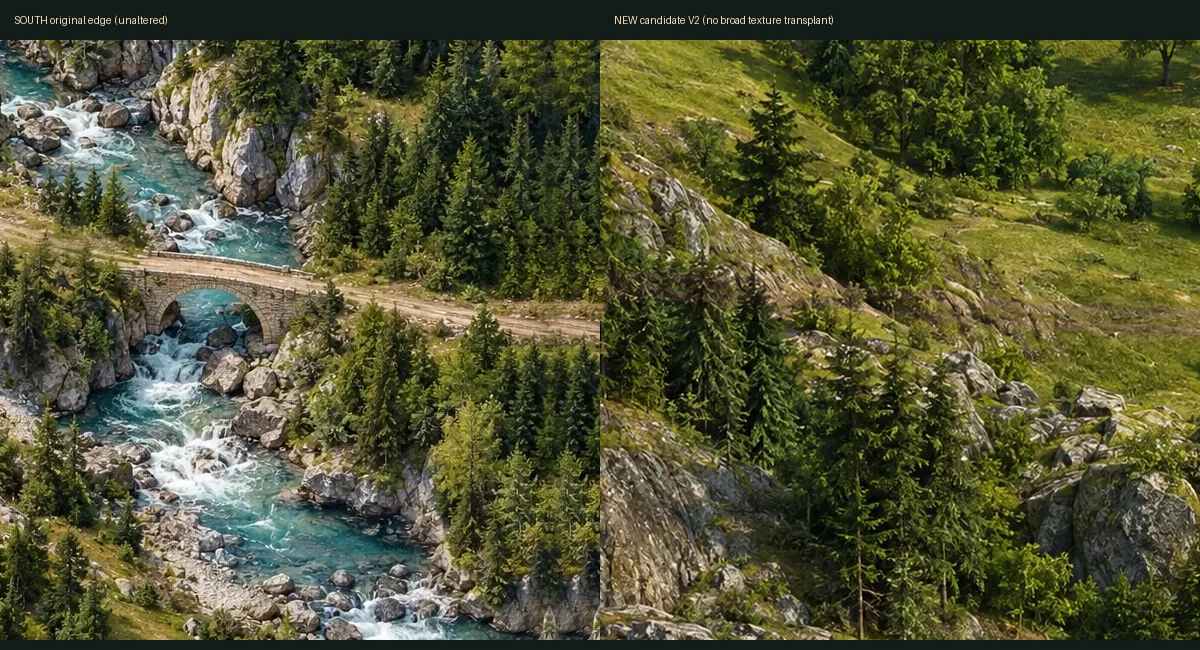
#> input picture terrain-grid/v267-southeast-road-02/southeast-02-seam-review.webp, 1200 x 650 px
$ python v267_export_visual_review.py
#> lines starting #> are read from the running program, lines starting #| are printed output that depends on the picture
#!/usr/bin/env python3
"""Export small base64-encoded visual QA images for human review via GitHub text API.
No original or gameplay source files are changed. This is NOT automated approval.
"""
from pathlib import Path
from PIL import Image
import base64
ROOT=Path(__file__).resolve().parents[1]
OUT=ROOT/"terrain-grid/v267-southeast-road-02"
inputs=[
    ("southeast-02-seam-review.webp","southeast-02-seam-review-small.webp",900,540),
    ("native-webkit-390x844-southeast-road-v2-candidate.png","southeast-02-native-iphone-small.webp",390,844),
    ("southeast-02-local-ruts.webp","southeast-02-art-small.webp",1000,667)
]
for source,name,w,h in inputs:
    with Image.open(OUT/source) as im:
#> im is the input picture: PIL image 1200x650 RGB; mean R, G, B 82.3, 83.9, 52.8
        image=im.convert("RGB").resize((w,h),Image.Resampling.LANCZOS)
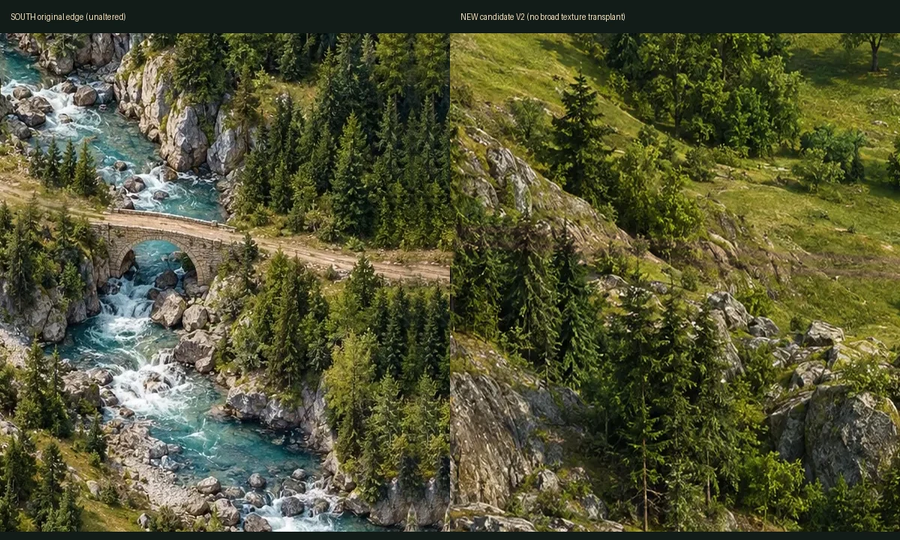
#> image: PIL image 900x540 RGB; mean R, G, B 82.3, 83.9, 52.9
        target=OUT/name
        image.save(target,"WEBP",quality=45,method=6)
        encoded=base64.b64encode(target.read_bytes()).decode("ascii")
        (OUT/(name+".base64.txt")).write_text(encoded)
        print(name,"bytes",target.stat().st_size,"base64 chars",len(encoded))
#> pass 2 of the loop `for source,name,w,h in inputs:`:
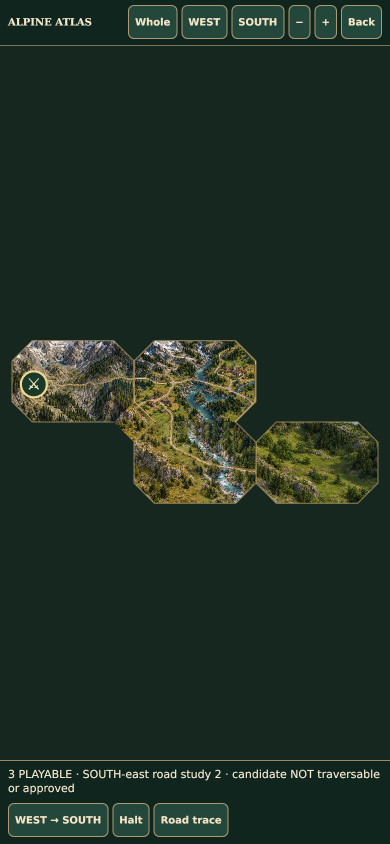
#> input picture terrain-grid/v267-southeast-road-02/native-webkit-390x844-southeast-road-v2-candidate.png, 780 x 1688 px (shown at 1/2 size)
#> im is the input picture: PIL image 780x1688 RGBA; mean R, G, B, A 31.8, 48, 36.8, 255
#> `image=im.convert("RGB").resize((w,h),Image.Resampling.LANCZOS)`:
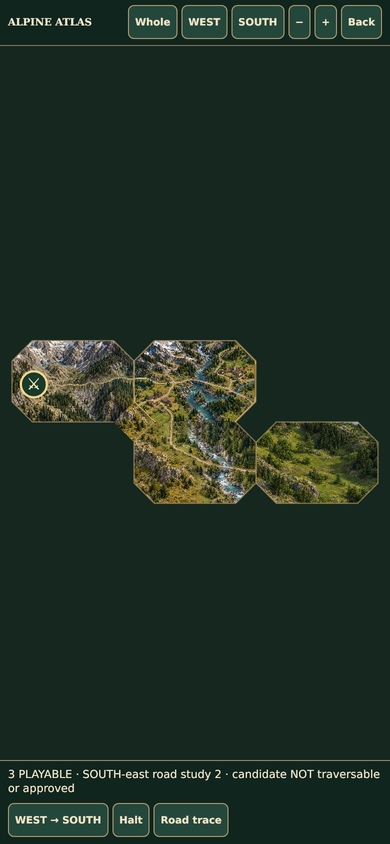
#> image: PIL image 390x844 RGB; mean R, G, B 31.8, 48, 36.9
#> pass 3 of the loop `for source,name,w,h in inputs:`:
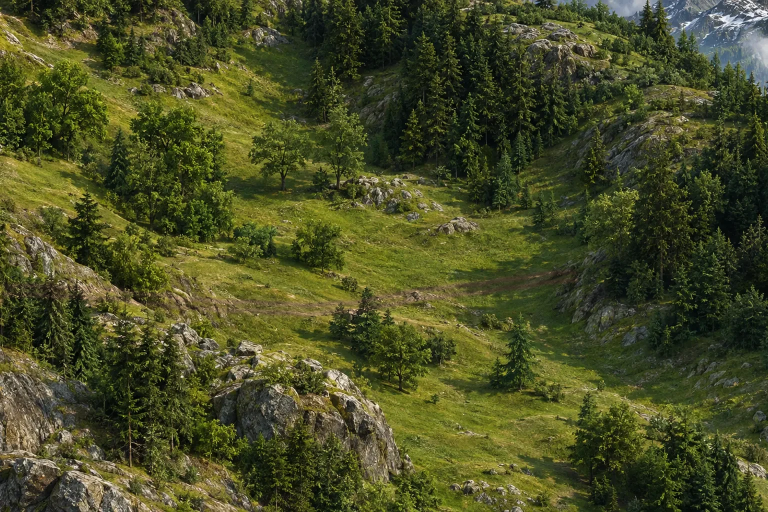
#> input picture terrain-grid/v267-southeast-road-02/southeast-02-local-ruts.webp, 1536 x 1024 px (shown at 1/2 size)
#> im is the input picture: PIL image 1536x1024 RGB; mean R, G, B 72.9, 76.9, 37.6
#> `image=im.convert("RGB").resize((w,h),Image.Resampling.LANCZOS)`:
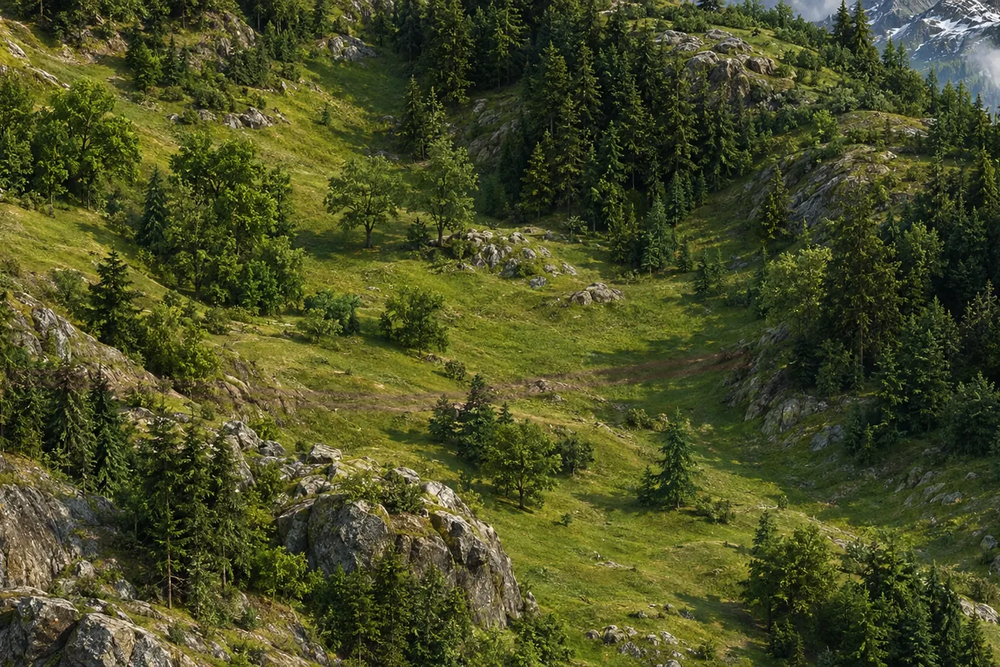
#> image: PIL image 1000x667 RGB; mean R, G, B 72.9, 76.9, 37.6
